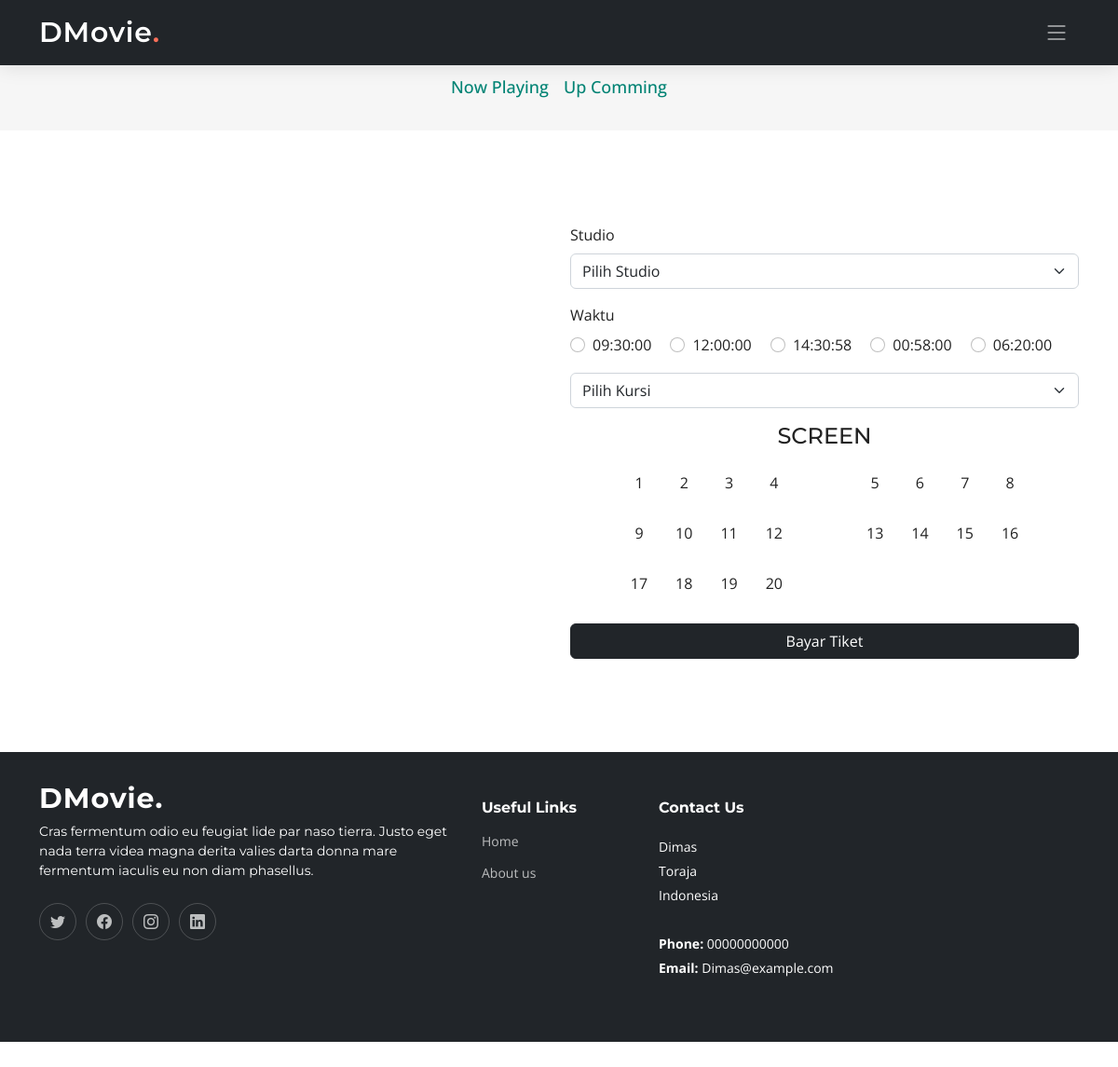
Page /movie.php?page=pesan&idfilm=44&idjadwal=16 (signed in) on the committed database.
### tables this page shows
CREATE TABLE `jam` (
  `id_jam` int(11) NOT NULL,
  `jam` time NOT NULL
);

### formpesan.php (the view, shortened to what this page needs)
<?php
require_once('./koneksi/db-konek.php');
$query1 = mysqli_query($koneksi, "SELECT * FROM jam");
?>
<div id="stats-counter" class="stats-counter">
    <div class="container aos-init aos-animate" data-aos="fade-up">
        <div class="row gy-4 align-items-center">
            <div class="col-lg-6">
                <form action="movie.php?page=bayartiket" method="POST">
                    <div class="mb-3">
                        <label for="formGroupExampleInput2" class="form-label">Studio</label>
                        <select class="form-select" aria-label="Default select example" name="studio">
                            <option selected disabled>Pilih Studio</option>
                        </select>
                    </div>
                    <div class="">
                        <label for="formGroupExampleInput2" class="form-label">Waktu</label>
                    </div>
                    <?php
                    while ($row = mysqli_fetch_object($query1)) {
                    ?>
                        <div class="form-check form-check-inline">
                            <input class="form-check-input" type="radio" name="jam" id="inlineRadio1" value="<?php echo $row->id_jam ?>">
                            <label class="form-check-label" for="inlineRadio1"><?php echo $row->jam ?></label>
                        </div>
                    <?php } ?>
                    <div class="text-center mt-3">
                        <select class="form-select" aria-label="Default select example" name="kursi">
                            <option selected disabled>Pilih Kursi</option>
                        </select>
                    </div>
                    <div class="mt-3 text-center">
                        <h4>SCREEN</h4>
                        <table cellpadding="15" class="text-center mx-auto">
                            <tr>
                                <?php
                                for ($i = 1; $i <= 4; $i++) {
                                ?>
                                    <td><?php echo $i ?></td>
                                <?php }
                                ?>
                                <td></td>
                                <td></td>
                                <?php
                                for ($i = 5; $i <= 8; $i++) {
                                ?>
                                    <td><?php echo $i ?></td>
                                <?php }
                                ?>
                            </tr>
                            <tr>
                                <?php
                                for ($i = 9; $i <= 12; $i++) {
                                ?>
                                    <td><?php echo $i ?></td>
                                <?php }
                                ?>
                                <td></td>
                                <td></td>
                                <?php
                                for ($i = 13; $i <= 16; $i++) {
                                ?>
                                    <td><?php echo $i ?></td>
                                <?php }
                                ?>
                            </tr>
                            <tr>
                                <?php
                                for ($i = 17; $i <= 20; $i++) {
                                ?>
                                    <td><?php echo $i ?></td>
                                <?php }
                                ?>
                            </tr>
                        </table>
                    </div>
                    <div class="mt-3">
                        <button class="btn btn-dark" style="width: 100%;">Bayar Tiket</button>
                    </div>
                </form>
            </div>
        </div>
    </div>
</div>

### assets/css/main.css (style rules this page uses)
:root { --font-default: "Open Sans", system-ui, -apple-system, "Segoe UI", Roboto, "Helvetica Neue", Arial, "Noto Sans", "Liberation Sans", sans-serif, "Apple Color Emoji", "Segoe UI Emoji", "Segoe UI Symbol", "Noto Color Emoji"; --font-primary: "Montserrat", sans-serif; --font-secondary: "Poppins", sans-serif; }
:root { --color-default: #222222; --color-primary: #008374; --color-secondary: #f85a40; }
:root { scroll-behavior: smooth; }
body { font-family: var(--font-default); color: var(--color-default); }
h1, h2, h3, h4, h5, h6 { font-family: var(--font-primary); }
.stats-counter { padding: 40px 0; }

### rows in the picture
jam: jam "09:30:00"
jam: jam "12:00:00"
jam: jam "14:30:58"
jam: jam "00:58:00"
jam: jam "06:20:00"
